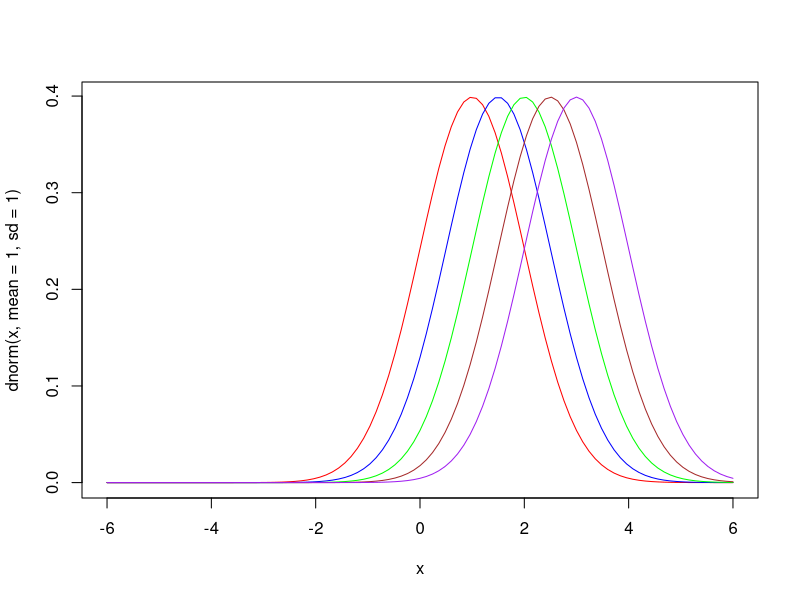

This chart was generated by the following R code:
curve(dnorm(x, mean=1, sd=1),col="red",xlim = c(-6,6))
curve(dnorm(x, mean=1.5, sd=1),col="blue",xlim = c(-6,6),add = TRUE)
curve(dnorm(x, mean=2, sd=1),col="green",xlim = c(-6,6),add = TRUE)
curve(dnorm(x, mean=2.5, sd=1),col="brown",xlim = c(-6,6),add = TRUE)
curve(dnorm(x, mean=3, sd=1),col="purple",xlim = c(-6,6),add = TRUE)

#pnorm untuk kurang dari (<)
pnorm(20, mean = 30 ,sd = 25)
#pnorm untuk lebih dari (>)
1-pnorm(20, mean = 30 ,sd = 25)
#pnorm untuk diantara
pnorm(45,mean = 30, sd = 25) -  pnorm(20,mean = 30, sd = 25)

#1
1-pnorm(70,mean = 39, sd = 21)
#2
pnorm(52,mean = 39, sd = 21) -  pnorm(31,mean = 39, sd = 21)
#3
pnorm(42, mean = 39 ,sd = 21)